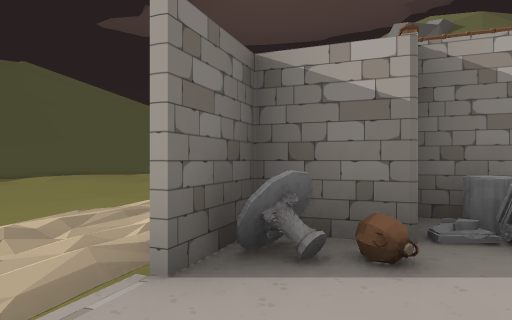
view 1 (above)

24 first-person views from a walk through a Unity game level. The camera is 1.2 m above the floor, looks level and sees 75° across. Doors are open. The floor is counted in squares, 2 m on a side. Each view is taken from the middle of a square. On the plan, view 1 faces up. The plan holds only what a view shows up to about 10 squares ahead; the rest is blank. The place goes on beyond the plan. The player character is not drawn. Some animated figures are left out. Some surface patterns are stand-ins.

view 2
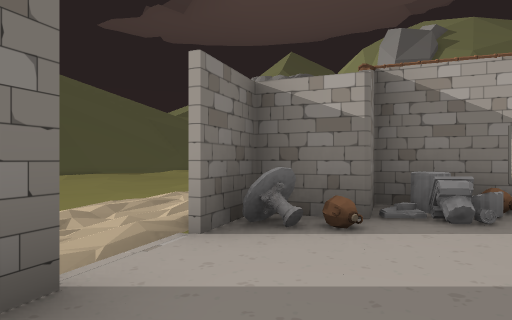

view 3
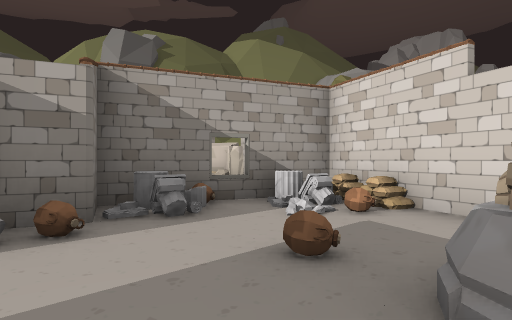

view 4
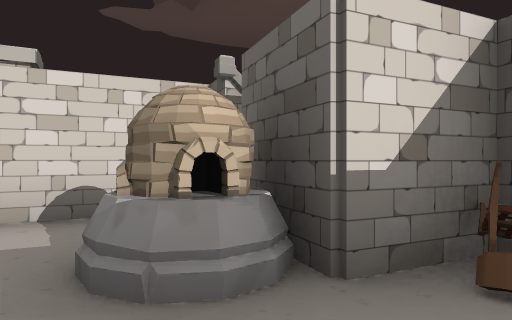

view 5
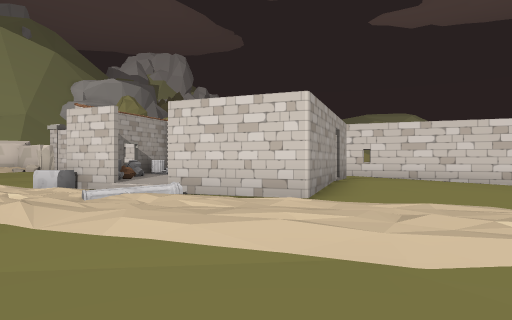

view 6
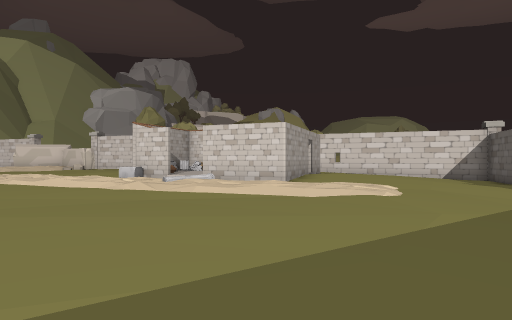

view 7
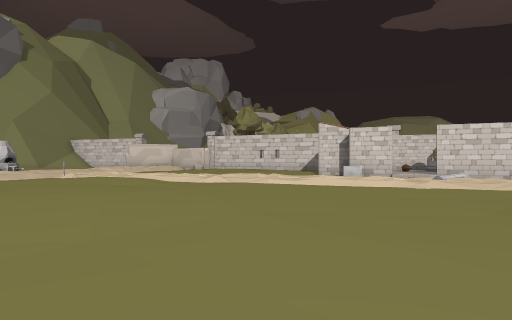

view 8
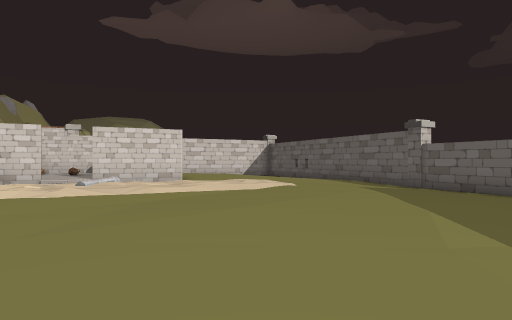

view 9
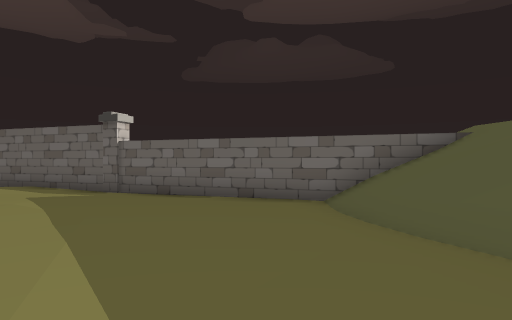

view 10
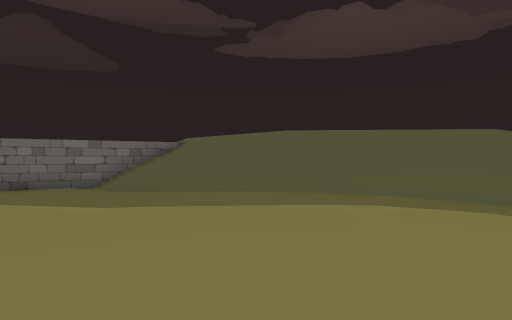

view 11
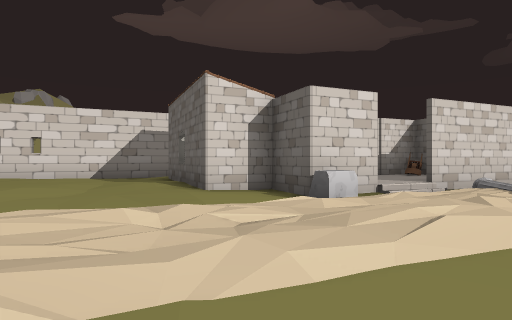

view 12
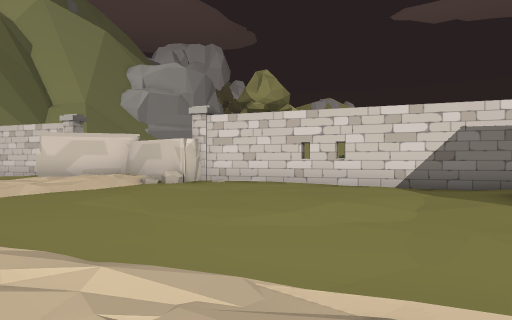

view 13
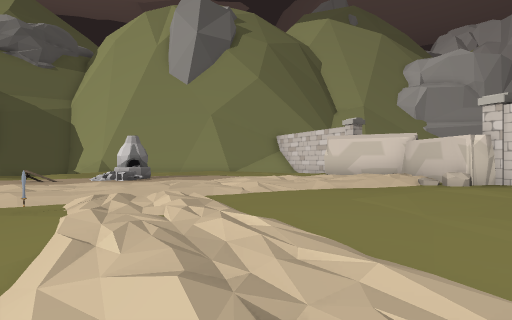

view 14
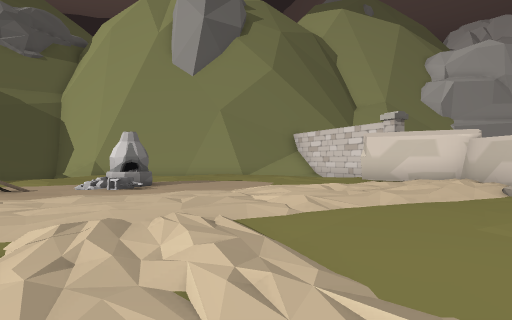

view 15
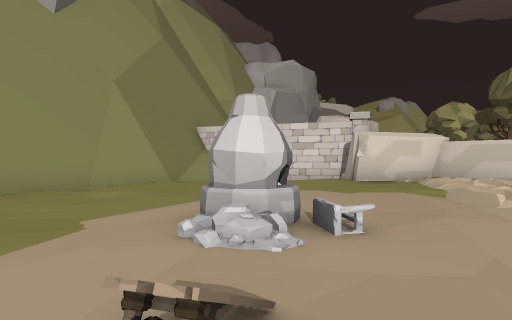

view 16
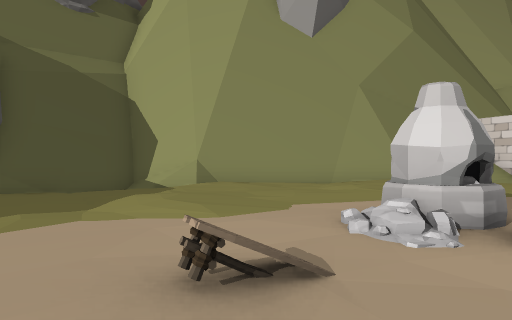

view 17
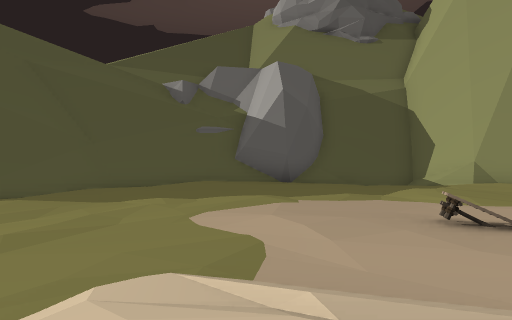

view 18
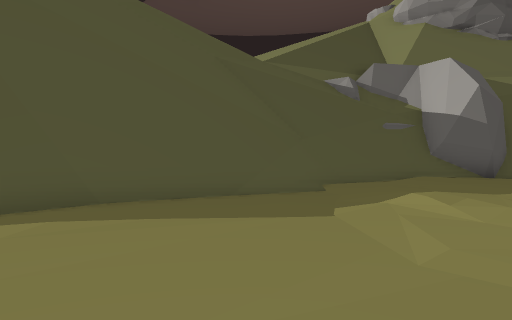

view 19
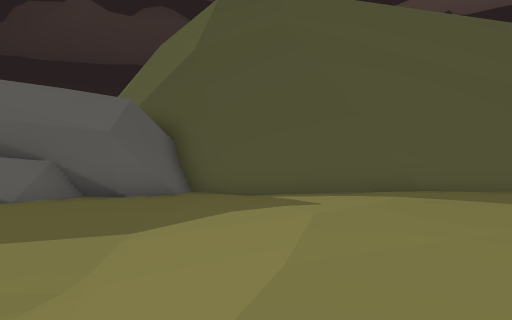

view 20
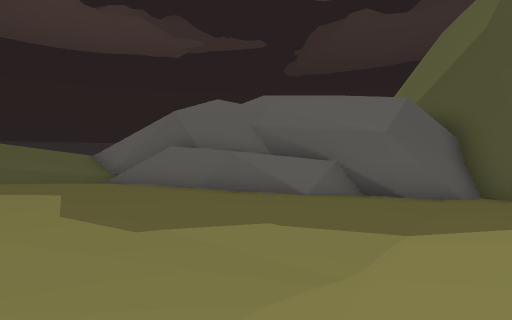

view 21
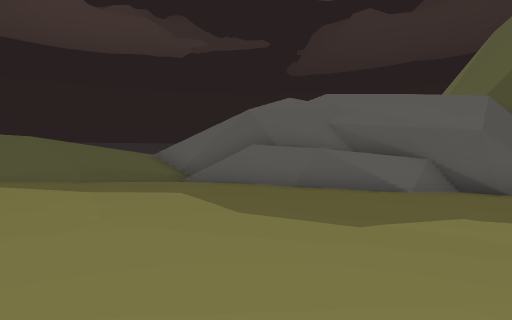

view 22
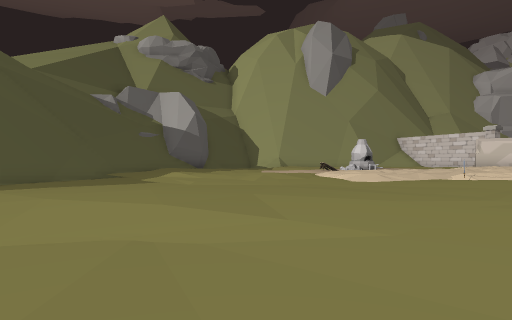

view 23
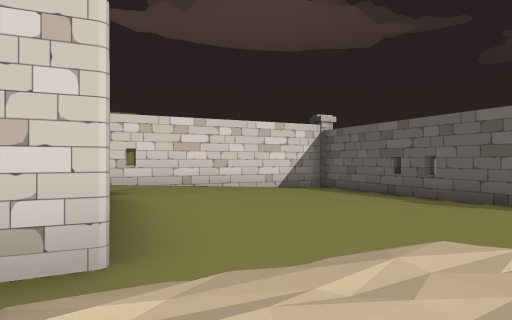

view 24
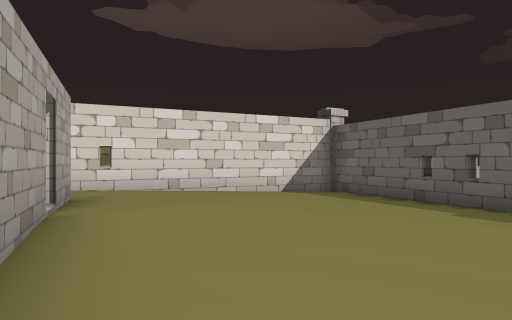

### Floor plan
Key: @ floor where view 1 was taken; # wall or solid block; . main floor; - floor 0.5 m lower than the main floor; _ floor 0.75 m lower than the main floor; : floor 1.5 m higher than the main floor; + floor 2.5 m higher than the main floor; * floor 4.5 m higher than the main floor; % floor 4.75 m higher than the main floor; / step, stairs or slope; D open door; = window, fence, low wall or low ledge; ^ raised ledge; v drop or lower ground; O other object.
Columns run from 17 left of view 1 to 10 right of it. Each row starts with its distance up from view 1.
 25                   #
 24           ^^###########
 23           ^=##.......=##
 22          ^#/...........###
 21         ##/-.............##
 20        ##/--..............##
 19      ###----................
 18  ######-----...............
 17 #####__-----......O..O......
 16   v#__------................
 15 *//#__--...-................
 14 %//#___--..----/...........O
 13 //#=-------------/.........O
 12 /#==-------------O.........O
 11  #==-------------..........O
 10  ##--------------.........OO
  9 /#---------------..--.....O
  8 ##--------------...----...#
  7 //--------------..---.....#
  6 ///..-----------..---....##
  5 :///.....------...---....#
  4  ///.....------..-....--##
  3  ///.....------..O-###.-#
  2  +//.....-----..DO#==##.#
  1  +///....-----..D... ####
  0  +///....----.//#@DD.#
 -1  ++//--...---..##.####
 -2  ++//---..---..##O####
 -3   ///-------......###
 -4   /=/__--------.......#
 -5   /####__------......##
 -6       ####__---.....-#
 -7          #O##-------##
 -8             ### _---#
 -9                ###__#
-10                  ##O

Where each view was taken, in squares from view 1:
view 1: 0 up, 0 right, facing up
view 2: 1 down, 0 right, facing up
view 3: 1 down, 0 right, facing up-right
view 4: 0 up, 0 right, facing down-right
view 5: 1 down, 7 left, facing right
view 6: 1 down, 11 left, facing right
view 7: 6 up, 11 left, facing right
view 8: 4 up, 11 left, facing down-right
view 9: 2 up, 11 left, facing down
view 10: 5 up, 9 left, facing down-left
view 11: 7 up, 3 left, facing down-right
view 12: 7 up, 1 left, facing right
view 13: 7 up, 1 left, facing up-right
view 14: 9 up, 0 right, facing up-right
view 15: 17 up, 0 right, facing right
view 16: 16 up, 0 right, facing up-right
view 17: 14 up, 1 left, facing up
view 18: 14 up, 7 left, facing up
view 19: 12 up, 7 left, facing up-left
view 20: 12 up, 7 left, facing left
view 21: 10 up, 7 left, facing left
view 22: 10 up, 10 left, facing up-right
view 23: 1 down, 4 left, facing down-right
view 24: 2 down, 3 left, facing down-right
